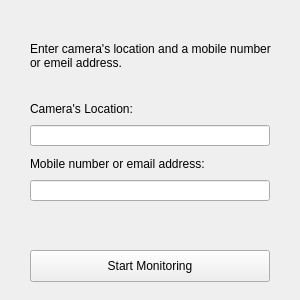
<?xml version="1.0" encoding="UTF-8"?>
<ui version="4.0">
 <class>MainWindow</class>
 <widget class="QMainWindow" name="MainWindow">
  <property name="geometry">
   <rect>
    <x>0</x>
    <y>0</y>
    <width>300</width>
    <height>300</height>
   </rect>
  </property>
  <property name="minimumSize">
   <size>
    <width>300</width>
    <height>300</height>
   </size>
  </property>
  <property name="maximumSize">
   <size>
    <width>300</width>
    <height>300</height>
   </size>
  </property>
  <property name="windowTitle">
   <string>Weapon Detection</string>
  </property>
  <widget class="QWidget" name="centralwidget">
   <widget class="QLabel" name="label">
    <property name="geometry">
     <rect>
      <x>30</x>
      <y>20</y>
      <width>241</width>
      <height>71</height>
     </rect>
    </property>
    <property name="text">
     <string>Enter camera's location and a mobile number or emeil address.</string>
    </property>
    <property name="wordWrap">
     <bool>true</bool>
    </property>
   </widget>
   <widget class="QLabel" name="label_2">
    <property name="geometry">
     <rect>
      <x>30</x>
      <y>101</y>
      <width>121</width>
      <height>16</height>
     </rect>
    </property>
    <property name="text">
     <string>Camera's Location:</string>
    </property>
   </widget>
   <widget class="QLabel" name="label_3">
    <property name="geometry">
     <rect>
      <x>30</x>
      <y>156</y>
      <width>201</width>
      <height>16</height>
     </rect>
    </property>
    <property name="text">
     <string>Mobile number or email address:</string>
    </property>
   </widget>
   <widget class="QPushButton" name="pushButton">
    <property name="geometry">
     <rect>
      <x>30</x>
      <y>250</y>
      <width>240</width>
      <height>32</height>
     </rect>
    </property>
    <property name="text">
     <string>Start Monitoring</string>
    </property>
   </widget>
   <widget class="QLineEdit" name="location_input">
    <property name="geometry">
     <rect>
      <x>30</x>
      <y>125</y>
      <width>240</width>
      <height>21</height>
     </rect>
    </property>
   </widget>
   <widget class="QLineEdit" name="sendTo_input">
    <property name="geometry">
     <rect>
      <x>30</x>
      <y>180</y>
      <width>240</width>
      <height>21</height>
     </rect>
    </property>
   </widget>
  </widget>
 </widget>
 <resources/>
 <connections/>
</ui>
